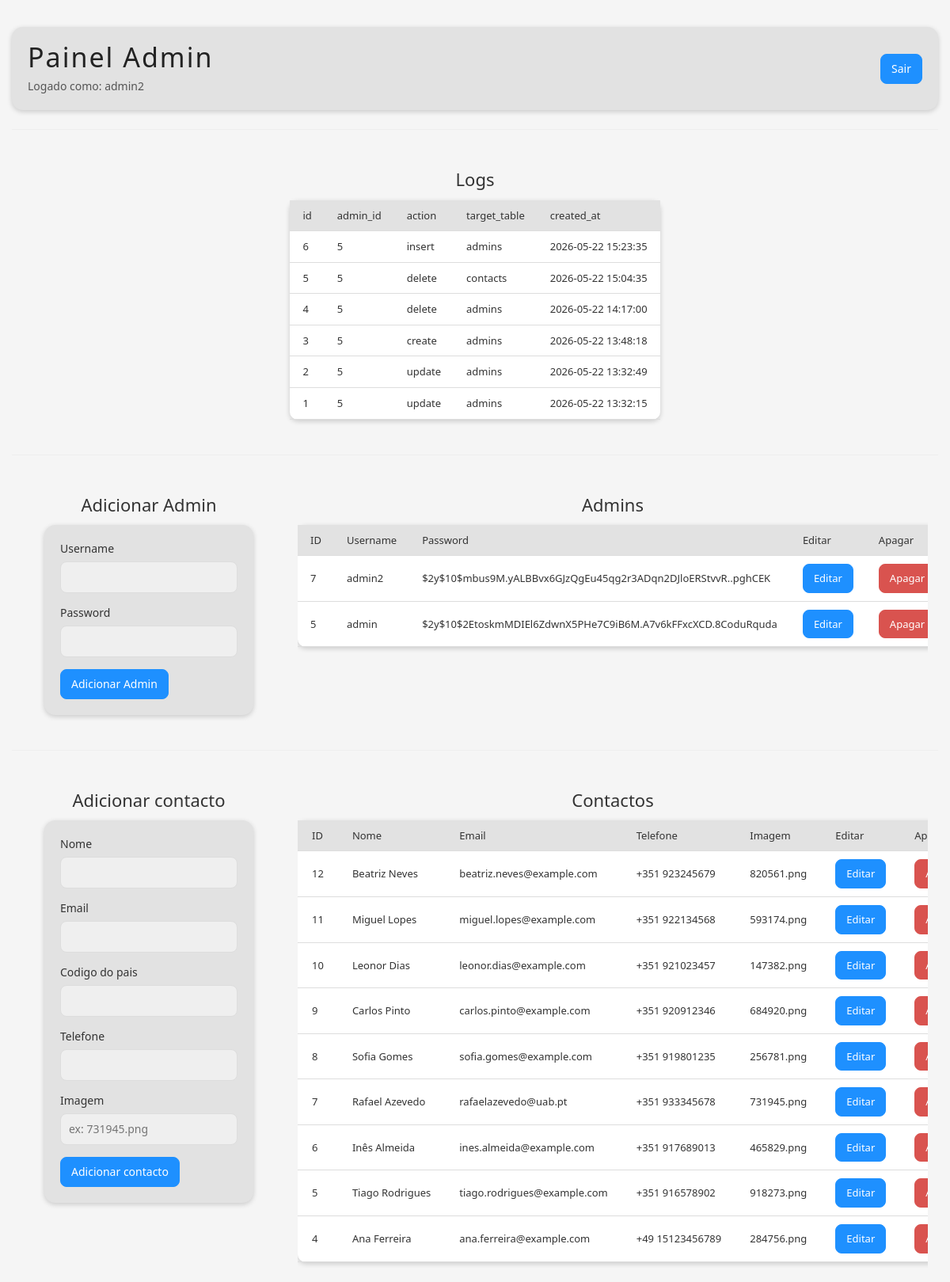
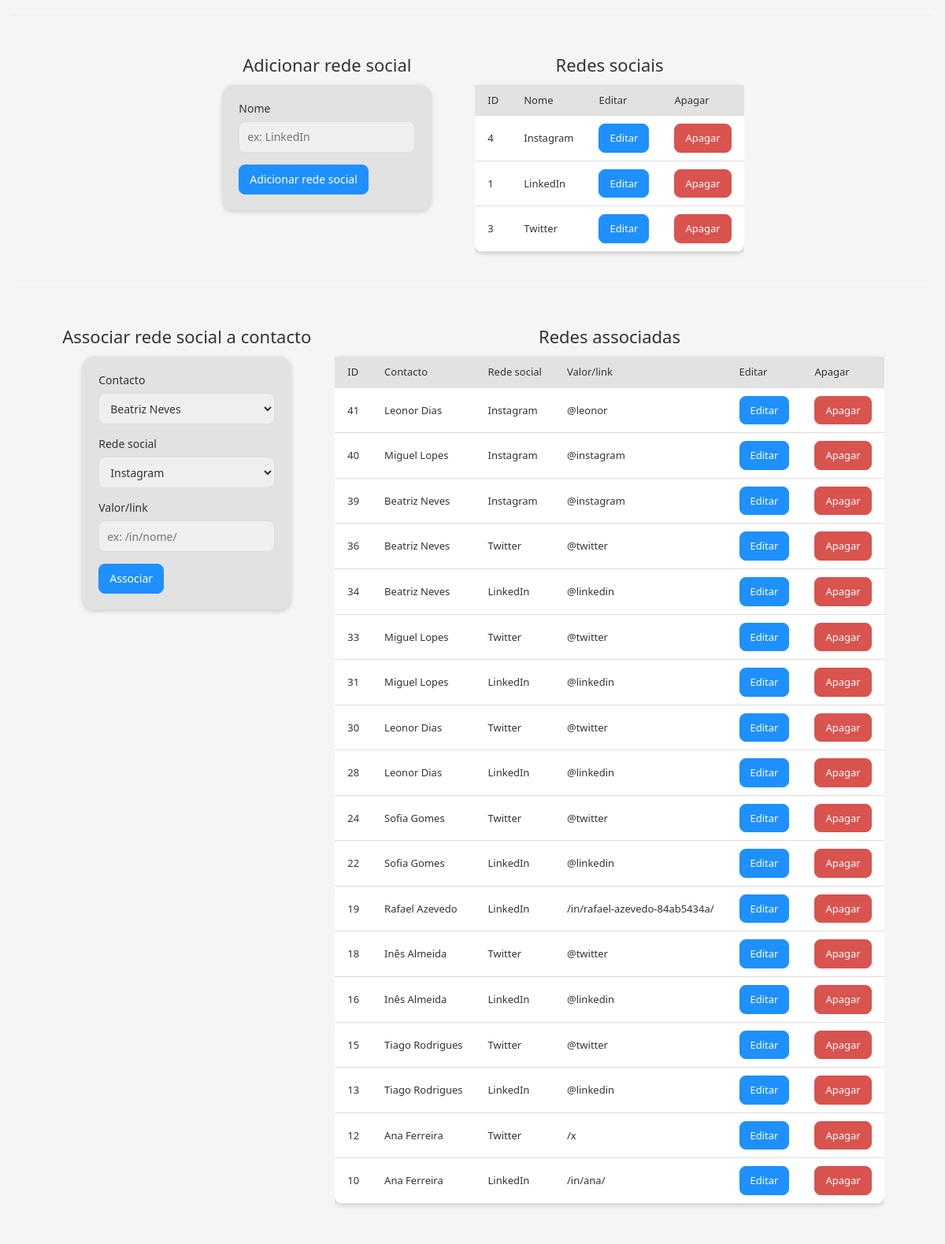
/admin/panel.php (signed in), run on the app's committed database (2 pictures, top to bottom).
### tables this page shows
CREATE TABLE `admin_logs` (
  `id` int NOT NULL,
  `admin_id` int NOT NULL,
  `action` varchar(50) NOT NULL,
  `target_table` varchar(50) NOT NULL,
  `target_id` int NOT NULL,
  `created_at` timestamp NULL DEFAULT CURRENT_TIMESTAMP
);

CREATE TABLE `contacts` (
  `id` int NOT NULL,
  `name` varchar(200) NOT NULL,
  `email` varchar(200) NOT NULL,
  `country_code` varchar(3) NOT NULL,
  `phone` varchar(15) NOT NULL,
  `image_path` varchar(200) DEFAULT NULL
);

CREATE TABLE `socials` (
  `id` int NOT NULL,
  `name` varchar(50) NOT NULL
);

CREATE TABLE `contact_socials` (
  `id` int NOT NULL,
  `contact_id` int NOT NULL,
  `social_id` int NOT NULL,
  `value` varchar(255) NOT NULL
);

### admin/queries.php (called while the page is built, shortened)
<?php
require_once __DIR__ . '/../database/db.php';
function admin_require_login()
{
    if (!get_admin($_SESSION['admin_id'])) {
        admin_logout();
        redirect_to('login.php');
    }
}
function get_logs()
{
    global $pdo;
    return $pdo->query('SELECT * FROM admin_logs ORDER BY id DESC')->fetchAll();
}
function get_admins()
{
    global $pdo;
    return $pdo->query('SELECT * FROM admins ORDER BY id DESC')->fetchAll();
}
function get_admin($id)
{
    global $pdo;
    $stmt = $pdo->prepare('SELECT * FROM admins WHERE id = ? LIMIT 1');
    $stmt->execute([(int) $id]);
    return $stmt->fetch();
}
function get_contacts()
{
    global $pdo;
    return $pdo->query('SELECT * FROM contacts ORDER BY id DESC')->fetchAll();
}
function get_socials()
{
    global $pdo;
    return $pdo->query('SELECT * FROM socials ORDER BY name')->fetchAll();
}
function get_contact_socials()
{
    global $pdo;
    $sql = '
        SELECT
            cs.id,
            cs.contact_id,
            cs.social_id,
            cs.value,
            c.name AS contact_name,
            s.name AS social_name
        FROM contact_socials cs
        JOIN contacts c
            ON c.id = cs.contact_id
        JOIN socials s
            ON s.id = cs.social_id
        ORDER BY cs.id DESC
    ';
    return $pdo->query($sql)->fetchAll();
}

### admin/panel.php (the view, shortened to what this page needs)
<?php
require_once __DIR__ . '/queries.php';
admin_require_login();
$editingAdmin = null;
$editingContact = null;
$editingSocial = null;
$editingContactSocial = null;
$logs = get_logs();
$admins = get_admins();
$contacts = get_contacts();
$socials = get_socials();
$contactSocials = get_contact_socials();
?>
<!DOCTYPE html>
<html lang="pt">
<head>
    <link rel="stylesheet" href="https://maxcdn.bootstrapcdn.com/bootstrap/3.4.1/css/bootstrap.min.css">
    <link rel="stylesheet" href="https://cdnjs.cloudflare.com/ajax/libs/font-awesome/4.7.0/css/font-awesome.min.css">
    <link rel="stylesheet" href="../assets/css/style.css?v=<?php echo time(); ?>">
</head>
<body class="admin-body">
    <div class="container-fluid admin-panel">
    <div class="admin-header">
        <div>
            <h1>Painel Admin</h1>
            <p>Logado como: <?php echo htmlspecialchars($_SESSION['admin_username']); ?></p>
        </div>
        <form method="post" action="queries.php" onsubmit="return confirm('Tens a certeza que queres sair?');">
            <button type="submit">Sair</button>
        </form>
    </div>
    <hr>
    <div class="admin-logs">
    <h2>Logs</h2>
        <table border="1" cellpadding="5">
        <thead>
            <tr>
                <th>id</th>
                <th>admin_id</th>
                <th>action</th>
                <th>target_table</th>
                <th>created_at</th>
            </tr>
        </thead>
            <tbody>
                <?php foreach ($logs as $log): ?>
                    <tr>
                        <td><?php echo htmlspecialchars($log['id']); ?> </td>
                        <td><?php echo htmlspecialchars($log['admin_id']); ?> </td>
                        <td><?php echo htmlspecialchars($log['action']); ?> </td>
                        <td><?php echo htmlspecialchars($log['target_table']); ?> </td>
                        <td><?php echo htmlspecialchars($log['created_at']); ?> </td>
                    </tr>
                <?php endforeach; ?>
            </tbody>
        </table>
    </div>
    <hr>
    <div class="row admin-section">
    <div class="col-md-3">
    <h2><?php echo $editingAdmin ? 'Atualizar Admin' : 'Adicionar Admin'; ?></h2>
    <form class="admin-form" method="post" action="queries.php" onsubmit="return confirm('Tens a certeza que queres <?php echo $editingAdmin ? 'atualizar este admin' : 'adicionar este admin'; ?>?');">
        <p>
            <label>Username<br>
                <input type="text" name="username" value="<?php echo htmlspecialchars($editingAdmin['username'] ?? ''); ?>" required>
            </label>
        </p>
        <p>
            <label>Password<br>
                <input type="text" name="password" <?php echo $editingAdmin ? '' : 'required'; ?>>
            </label>
        </p>
        <button type="submit"><?php echo $editingAdmin ? 'Atualizar Admin' : 'Adicionar Admin'; ?></button>
    </form>
    </div>
    <div class="col-md-9">
    <h2>Admins</h2>
    <table border="1" cellpadding="5">
        <thead>
            <tr>
                <th>ID</th>
                <th>Username</th>
                <th>Password</th>
                <th>Editar</th>
                <th>Apagar</th>
            </tr>
        </thead>
        <tbody>
            <?php foreach ($admins as $admin): ?>
                <tr>
                    <td><?php echo htmlspecialchars($admin['id']); ?> </td>
                    <td><?php echo htmlspecialchars($admin['username']); ?> </td>
                    <td><?php echo htmlspecialchars($admin['password']); ?> </td>
                    <td>
                        <form method="get" action="panel.php" onsubmit="return confirm('Tens a certeza que queres editar este admin?');">
                            <button type="submit">Editar</button>
                        </form>
                   </td>
                    <td>
                        <form method="post" action="queries.php" onsubmit="return confirm('Tens a certeza que queres apagar este admin?');">
                            <button type="submit">Apagar</button>
                        </form>
                    </td>
                </tr>
            <?php endforeach; ?>
        </tbody>
    </table>
    </div>
    </div>
    <hr>
    <div class="row admin-section">
    <div class="col-md-3">
    <h2><?php echo $editingContact ? 'Atualizar contacto' : 'Adicionar contacto'; ?></h2>
    <form class="admin-form" method="post" action="queries.php" onsubmit="return confirm('Tens a certeza que queres <?php echo $editingContact ? 'atualizar este contacto' : 'adicionar este contacto'; ?>?');">
        <p>
            <label>Nome<br>
                <input type="text" name="name" value="<?php echo htmlspecialchars($editingContact['name'] ?? ''); ?>" required>
            </label>
        </p>
        <p>
            <label>Email<br>
                <input type="email" name="email" value="<?php echo htmlspecialchars($editingContact['email'] ?? ''); ?>" required>
            </label>
        </p>
        <p>
            <label>Codigo do pais<br>
                <input type="text" name="country_code" maxlength="3" value="<?php echo htmlspecialchars($editingContact['country_code'] ?? ''); ?>" required>
            </label>
        </p>
        <p>
            <label>Telefone<br>
                <input type="text" name="phone" maxlength="15" value="<?php echo htmlspecialchars($editingContact['phone'] ?? ''); ?>" required>
            </label>
        </p>
        <p>
            <label>Imagem<br>
                <input type="text" name="image_path" placeholder="ex: 731945.png" value="<?php echo htmlspecialchars($editingContact['image_path'] ?? ''); ?>">
            </label>
        </p>
        <button type="submit"><?php echo $editingContact ? 'Atualizar contacto' : 'Adicionar contacto'; ?></button>
    </form>
    </div>
    <div class="col-md-9">
    <h2>Contactos</h2>
    <table class="contacts-table" border="1" cellpadding="5">
        <thead>
            <tr>
                <th>ID</th>
                <th>Nome</th>
                <th>Email</th>
                <th>Telefone</th>
                <th>Imagem</th>
                <th>Editar</th>
                <th>Apagar</th>
            </tr>
        </thead>
        <tbody>
            <?php foreach ($contacts as $contact): ?>
                <tr>
                    <td><?php echo htmlspecialchars($contact['id']); ?></td>
                    <td><?php echo htmlspecialchars($contact['name']); ?></td>
                    <td><?php echo htmlspecialchars($contact['email']); ?></td>
                    <td><?php echo htmlspecialchars('+' . $contact['country_code'] . ' ' . $contact['phone']); ?></td>
                    <td><?php echo htmlspecialchars($contact['image_path'] ?? ''); ?></td>
                    <td>
                        <form method="get" action="panel.php" onsubmit="return confirm('Tens a certeza que queres editar este contacto?');">
                            <button type="submit">Editar</button>
                        </form>
                    </td>
                    <td>
                        <form method="post" action="queries.php" onsubmit="return confirm('Tens a certeza que queres apagar este contacto?');">
                            <button type="submit">Apagar</button>
                        </form>
                    </td>
                </tr>
            <?php endforeach; ?>
        </tbody>
    </table>
    </div>
    </div>
    <hr>
    <div class="row admin-section">
    <div class="col-md-3">
    <h2><?php echo $editingSocial ? 'Atualizar rede social' : 'Adicionar rede social'; ?></h2>
    <form class="admin-form" method="post" action="queries.php" onsubmit="return confirm('Tens a certeza que queres <?php echo $editingSocial ? 'atualizar esta rede social' : 'adicionar esta rede social'; ?>?');">
        <p>
            <label>Nome<br>
                <input type="text" name="name" placeholder="ex: LinkedIn" value="<?php echo htmlspecialchars($editingSocial['name'] ?? ''); ?>" required>
            </label>
        </p>
        <button type="submit"><?php echo $editingSocial ? 'Atualizar rede social' : 'Adicionar rede social'; ?></button>
    </form>
    </div>
    <div class="col-md-9">
    <h2>Redes sociais</h2>
    <table border="1" cellpadding="5">
        <thead>
            <tr>
                <th>ID</th>
                <th>Nome</th>
                <th>Editar</th>
                <th>Apagar</th>
            </tr>
        </thead>
        <tbody>
            <?php foreach ($socials as $social): ?>
                <tr>
                    <td><?php echo htmlspecialchars($social['id']); ?></td>
                    <td><?php echo htmlspecialchars($social['name']); ?></td>
                    <td>
                        <form method="get" action="panel.php" onsubmit="return confirm('Tens a certeza que queres editar esta rede social?');">
                            <button type="submit">Editar</button>
                        </form>
                    </td>
                    <td>
                        <form method="post" action="queries.php" onsubmit="return confirm('Tens a certeza que queres apagar esta rede social?');">
                            <button type="submit">Apagar</button>
                        </form>
                    </td>
                </tr>
            <?php endforeach; ?>
        </tbody>
    </table>
    </div>
    </div>
    <hr>
    <div class="row admin-section">
    <div class="col-md-3">
    <h2><?php echo $editingContactSocial ? 'Atualizar rede associada' : 'Associar rede social a contacto'; ?></h2>
    <form class="admin-form" method="post" action="queries.php" onsubmit="return confirm('Tens a certeza que queres <?php echo $editingContactSocial ? 'atualizar esta associacao' : 'associar esta rede social ao contacto'; ?>?');">
        <p>
            <label>Contacto<br>
                <select name="contact_id" required>
                    <?php foreach ($contacts as $contact): ?>
                        <option value="<?php echo htmlspecialchars($contact['id']); ?>" <?php echo (int) ($editingContactSocial['contact_id'] ?? 0) === (int) $contact['id'] ? 'selected' : ''; ?>>
                            <?php echo htmlspecialchars($contact['name']); ?>
                        </option>
                    <?php endforeach; ?>
                </select>
            </label>
        </p>
        <p>
            <label>Rede social<br>
                <select name="social_id" required>
                    <?php foreach ($socials as $social): ?>
                        <option value="<?php echo htmlspecialchars($social['id']); ?>" <?php echo (int) ($editingContactSocial['social_id'] ?? 0) === (int) $social['id'] ? 'selected' : ''; ?>>
                            <?php echo htmlspecialchars($social['name']); ?>
                        </option>
                    <?php endforeach; ?>
                </select>
            </label>
        </p>
        <p>
            <label>Valor/link<br>
                <input type="text" name="value" placeholder="ex: /in/nome/" value="<?php echo htmlspecialchars($editingContactSocial['value'] ?? ''); ?>" required>
            </label>
        </p>
        <button type="submit"><?php echo $editingContactSocial ? 'Atualizar associacao' : 'Associar'; ?></button>
    </form>
    </div>
    <div class="col-md-9">
    <h2>Redes associadas</h2>
    <table border="1" cellpadding="5">
        <thead>
            <tr>
                <th>ID</th>
                <th>Contacto</th>
                <th>Rede social</th>
                <th>Valor/link</th>
                <th>Editar</th>
                <th>Apagar</th>
            </tr>
        </thead>
        <tbody>
            <?php foreach ($contactSocials as $contactSocial): ?>
                <tr>
                    <td><?php echo htmlspecialchars($contactSocial['id']); ?></td>
                    <td><?php echo htmlspecialchars($contactSocial['contact_name']); ?></td>
                    <td><?php echo htmlspecialchars($contactSocial['social_name']); ?></td>
                    <td><?php echo htmlspecialchars($contactSocial['value']); ?></td>
                    <td>
                        <form method="get" action="panel.php" onsubmit="return confirm('Tens a certeza que queres editar esta associacao?');">
                            <button type="submit">Editar</button>
                        </form>
                    </td>
                    <td>
                        <form method="post" action="queries.php" onsubmit="return confirm('Tens a certeza que queres apagar esta associacao?');">
                            <button type="submit">Apagar</button>
                        </form>
                    </td>
                </tr>
            <?php endforeach; ?>
        </tbody>
    </table>
    </div>
    </div>
    </div>
</body>
</html>

### data on the page
admin_logs: id "6", admin "5", action "insert", target_table "admins", created_at "2026-05-22 15:23:35"
admin_logs: id "5", admin "5", action "delete", target_table "contacts", created_at "2026-05-22 15:04:35"
admin_logs: id "4", admin "5", action "delete", target_table "admins", created_at "2026-05-22 14:17:00"
admin_logs: id "3", admin "5", action "create", target_table "admins", created_at "2026-05-22 13:48:18"
admin_logs: id "2", admin "5", action "update", target_table "admins", created_at "2026-05-22 13:32:49"
admin_logs: id "1", admin "5", action "update", target_table "admins", created_at "2026-05-22 13:32:15"
contacts: id "12", name "Beatriz Neves", email "beatriz.neves@example.com", country_code+phone "+351 923245679", image_path "820561.png"
contacts: id "11", name "Miguel Lopes", email "miguel.lopes@example.com", country_code+phone "+351 922134568", image_path "593174.png"
contacts: id "10", name "Leonor Dias", email "leonor.dias@example.com", country_code+phone "+351 921023457", image_path "147382.png"
contacts: id "9", name "Carlos Pinto", email "carlos.pinto@example.com", country_code+phone "+351 920912346", image_path "684920.png"
contacts: id "8", name "Sofia Gomes", email "sofia.gomes@example.com", country_code+phone "+351 919801235", image_path "256781.png"
contacts: id "7", name "Rafael Azevedo", email "rafaelazevedo@uab.pt", country_code+phone "+351 933345678", image_path "731945.png"
contacts: id "6", name "Inês Almeida", email "ines.almeida@example.com", country_code+phone "+351 917689013", image_path "465829.png"
contacts: id "5", name "Tiago Rodrigues", email "tiago.rodrigues@example.com", country_code+phone "+351 916578902", image_path "918273.png"
contacts: id "4", name "Ana Ferreira", email "ana.ferreira@example.com", country_code+phone "+49 15123456789", image_path "284756.png"
socials: id "4", name "Instagram"
socials: id "1", name "LinkedIn"
socials: id "3", name "Twitter"
contact_socials: id "41", contact.name "Leonor Dias", social.name "Instagram", value "@leonor"
contact_socials: id "40", contact.name "Miguel Lopes", social.name "Instagram", value "@instagram"
contact_socials: id "39", contact.name "Beatriz Neves", social.name "Instagram", value "@instagram"
contact_socials: id "36", contact.name "Beatriz Neves", social.name "Twitter", value "@twitter"
contact_socials: id "34", contact.name "Beatriz Neves", social.name "LinkedIn", value "@linkedin"
contact_socials: id "33", contact.name "Miguel Lopes", social.name "Twitter", value "@twitter"
contact_socials: id "31", contact.name "Miguel Lopes", social.name "LinkedIn", value "@linkedin"
contact_socials: id "30", contact.name "Leonor Dias", social.name "Twitter", value "@twitter"
contact_socials: id "28", contact.name "Leonor Dias", social.name "LinkedIn", value "@linkedin"
contact_socials: id "24", contact.name "Sofia Gomes", social.name "Twitter", value "@twitter"
contact_socials: id "22", contact.name "Sofia Gomes", social.name "LinkedIn", value "@linkedin"
contact_socials: id "19", contact.name "Rafael Azevedo", social.name "LinkedIn", value "/in/rafael-azevedo-84ab5434a/"
contact_socials: id "18", contact.name "Inês Almeida", social.name "Twitter", value "@twitter"
contact_socials: id "16", contact.name "Inês Almeida", social.name "LinkedIn", value "@linkedin"
contact_socials: id "15", contact.name "Tiago Rodrigues", social.name "Twitter", value "@twitter"
contact_socials: id "13", contact.name "Tiago Rodrigues", social.name "LinkedIn", value "@linkedin"
contact_socials: id "12", contact.name "Ana Ferreira", social.name "Twitter", value "/x"
contact_socials: id "10", contact.name "Ana Ferreira", social.name "LinkedIn", value "/in/ana/"

### other printed values
$_SESSION['admin_username'] "admin2"
$admin['id'] "7"
$admin['username'] "admin2"
$admin['password'] "$2y$10$mbus9M.yALBBvx6GJzQgEu45qg2r3ADqn2DJloERStvvR..pghCEK"
$admin['id'] "5"
$admin['username'] "admin"
$admin['password'] "$2y$10$2EtoskmMDIEl6ZdwnX5PHe7C9iB6M.A7v6kFFxcXCD.8CoduRquda"
form field contact_id "Beatriz Neves"
form field social_id "Instagram"
